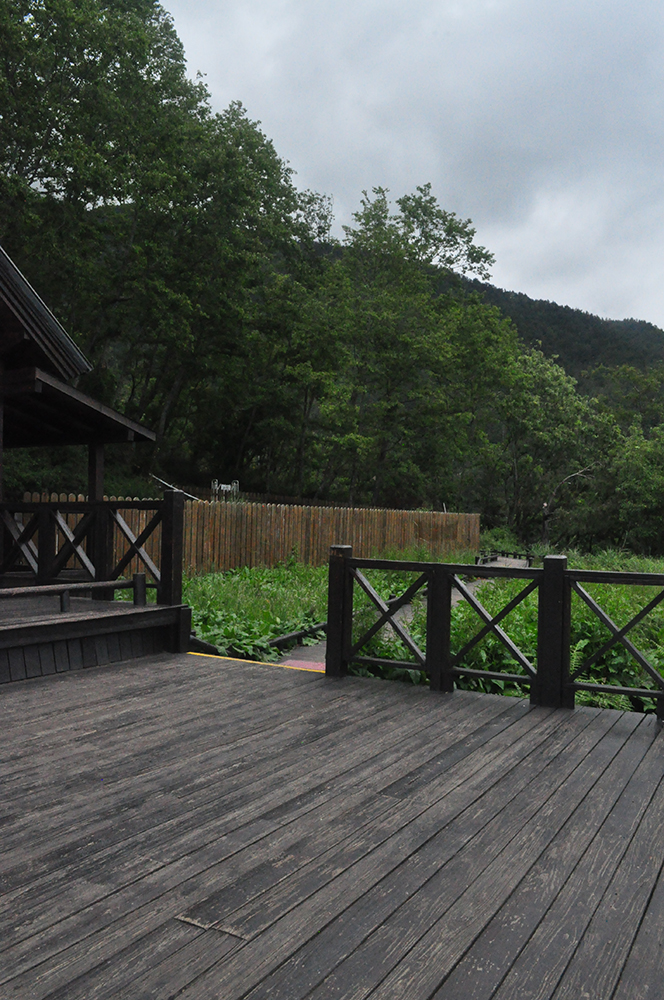
#> input picture 01.jpg, 664 x 1000 px
$ python ORB.py
#> lines starting #> are read from the running program, lines starting #| are printed output that depends on the picture; long printed decimals are rounded
import cv2
import numpy as np
import imutils
import math


def extract_features(image):
    # Convert image to grayscale
    gray = cv2.cvtColor(image, cv2.COLOR_BGR2GRAY)

    # Initialize ORB detector
    orb = cv2.ORB_create()

    # Find keypoints and descriptors in the image
    kp, des = orb.detectAndCompute(gray, None)
    return kp, des


def match_features(kp1, des1, kp2, des2):
    # Match features between the images
    bf = cv2.BFMatcher(cv2.NORM_HAMMING, crossCheck=True)
    matches = bf.match(des1, des2)
    matches = sorted(matches, key=lambda x: x.distance)

    # Select the top matches
    num_good_matches = int(len(matches) * 0.90)
    matches = matches[:num_good_matches]

    # Extract location of good matches
    points1 = np.zeros((len(matches), 2), dtype=np.float32)
    points2 = np.zeros((len(matches), 2), dtype=np.float32)

    for i, match in enumerate(matches):
        points1[i, :] = kp1[match.queryIdx].pt
        points2[i, :] = kp2[match.trainIdx].pt

    return points1, points2


def estimate_homography(points1, points2):
    # Find homography matrix
    H, mask = cv2.findHomography(points2, points1, cv2.RANSAC)

    return H


def warp_images(img1, img2, H):
    # Warp right image to align with left image
    height, width, channels = img1.shape
    img2_aligned = cv2.warpPerspective(img2, H, (width + img2.shape[1], height))
    img2_aligned[:height, :width, :] = img1

    return img2_aligned


def main():
    # Load left and right images
    img_left = cv2.imread('01.jpg')
#> img_left is the input picture: shape (1000, 664, 3); mean B, G, R 84.9, 90.6, 85.6
    img_right = cv2.imread('02.jpg')
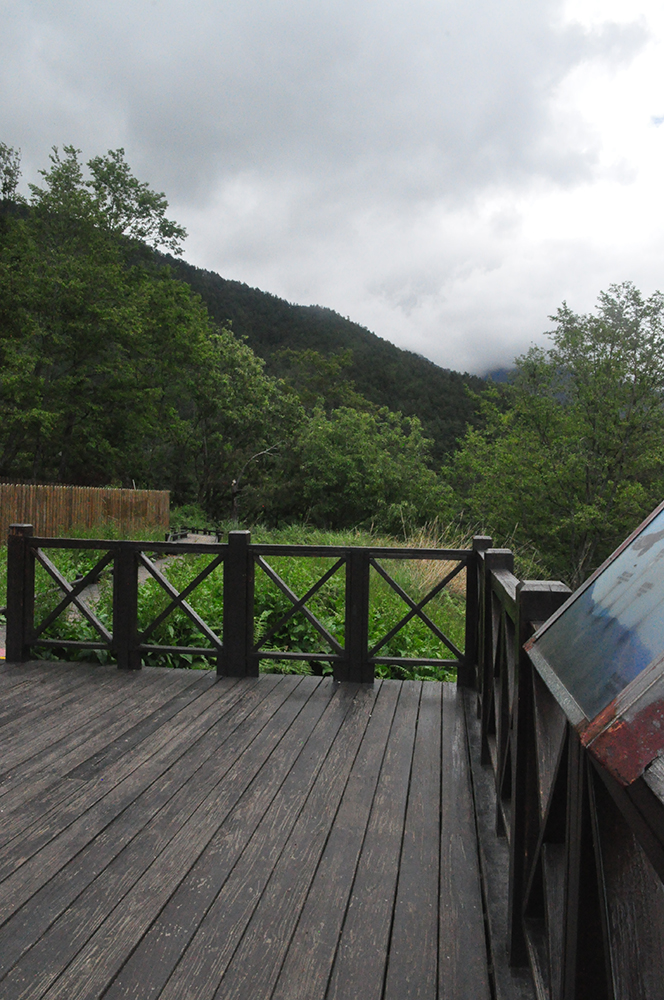
#> input picture 02.jpg, 664 x 1000 px
#> img_right is the input picture: shape (1000, 664, 3); mean B, G, R 105.5, 111.7, 108.1

    # Extract features from both images
    kp1, des1 = extract_features(img_left)
#> in extract_features, `kp, des = orb.detectAndCompute(gray, None)`: kp = 500 keypoints; strongest (x, y, size): (116, 64, 31), (118, 65, 31), (72, 64, 31), (91, 57, 31)
#> kp1 has the same summary as kp in extract_features
    kp2, des2 = extract_features(img_right)
#> in extract_features (call 2), `gray = cv2.cvtColor(image, cv2.COLOR_BGR2GRAY)`:
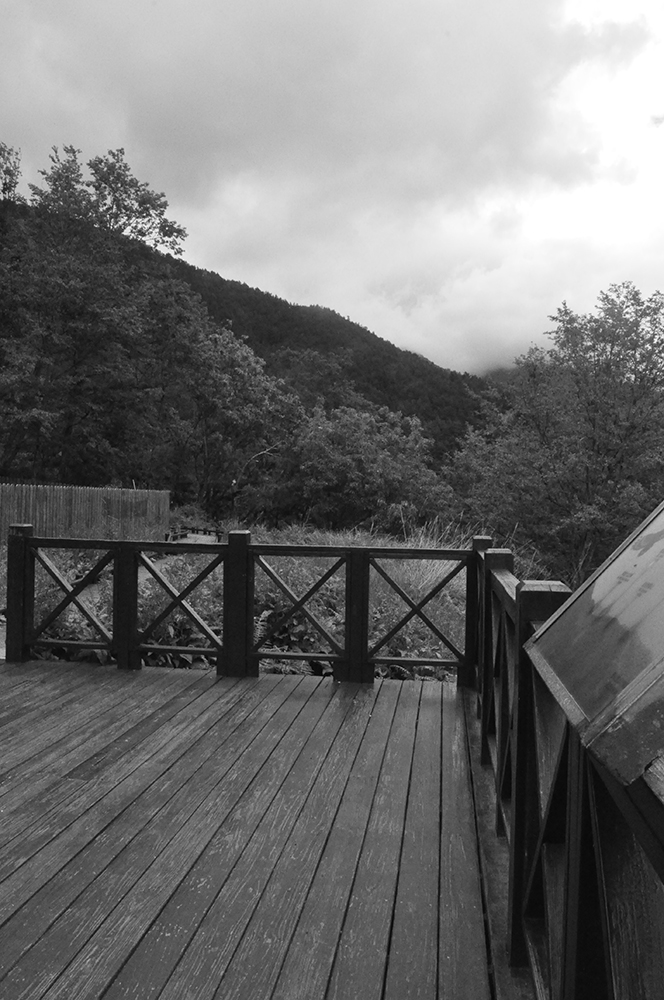
#> gray: shape (1000, 664); min 0, max 255, mean 110
#> in extract_features (call 2), `kp, des = orb.detectAndCompute(gray, None)`: kp = 500 keypoints; strongest (x, y, size): (164, 238, 31), (166, 241, 31), (157, 241, 31), (162, 243, 31)
#> kp2 has the same summary as kp in extract_features

    # Match features between the images
    points1, points2 = match_features(kp1, des1, kp2, des2)
#> in match_features, `matches = bf.match(des1, des2)`: matches = 212 matches
#> in match_features, `num_good_matches = int(len(matches) * 0.90)`: num_good_matches = 190
#> in match_features, `matches = matches[:num_good_matches]`: matches = 190 matches
#> in match_features, `points1 = np.zeros((len(matches), 2), dtype=np.float32)`: points1 = 190 pairs, first value 0 to 0, second value 0 to 0
#> after the loop in match_features, `for i, match in enumerate(matches):`: points1 = 190 pairs, first value 53.28 to 554.4, second value 56.4 to 671; points2 = 190 pairs, first value 31 to 627, second value 150 to 640.7

    # Estimate homography matrix
    H = estimate_homography(points1, points2)
#> in estimate_homography, `H, mask = cv2.findHomography(points2, points1, cv2.RANSAC)`: H = [[0.742, 0.00398, 315.9], [-0.176, 0.909, 58.16], [-0.000396, -2.16e-05, 1]]; mask = 190 values, max 1 at index 0, min 0 at index 52, mean 0.716

    # Warp right image to align with left image
    img_aligned = warp_images(img_left, img_right, H)
#> in warp_images, `img2_aligned[:height, :width, :] = img1`:
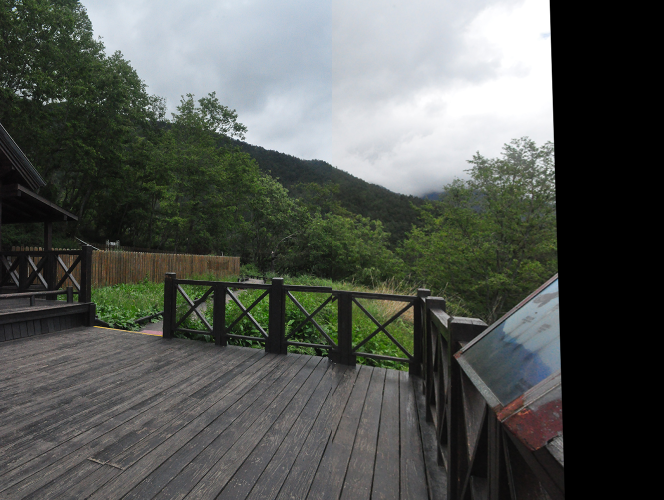
#> img2_aligned: shape (1000, 1328, 3) (shown at 1/2 size); mean B, G, R 83, 87.7, 83.9

    # Resize img_aligned to the same size as img_left
    img_aligned_resized = cv2.resize(img_aligned, (img_left.shape[1], img_left.shape[0]))
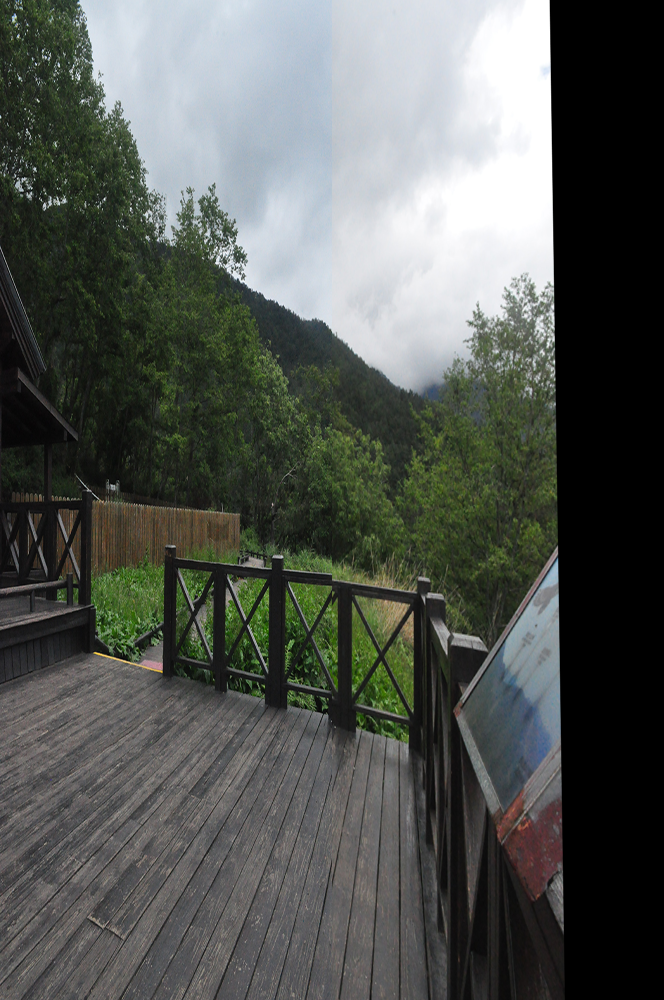
#> img_aligned_resized: shape (1000, 664, 3); mean B, G, R 83.2, 87.9, 84.1

    # Blend images
    stitcher = cv2.createStitcher() if imutils.is_cv3() else cv2.Stitcher_create()
    (status, stitched) = stitcher.stitch([img_left, img_right])
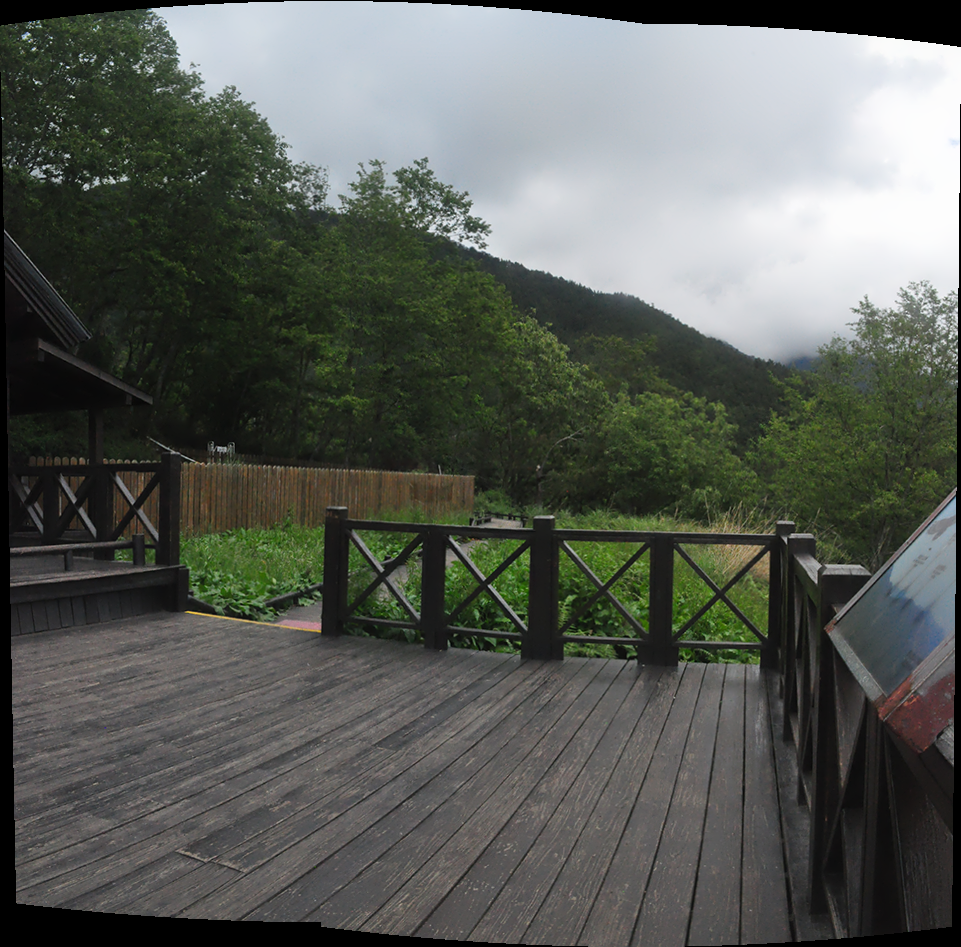
#> stitched: shape (947, 961, 3); mean B, G, R 87.6, 93.6, 89.8
#> status = 0

    # Show the result
    cv2.imshow("Stitched", stitched)
    cv2.waitKey(0)

    # Resize img_aligned to have the same size as stitched
    img_aligned = cv2.resize(img_aligned, (stitched.shape[1], stitched.shape[0]))
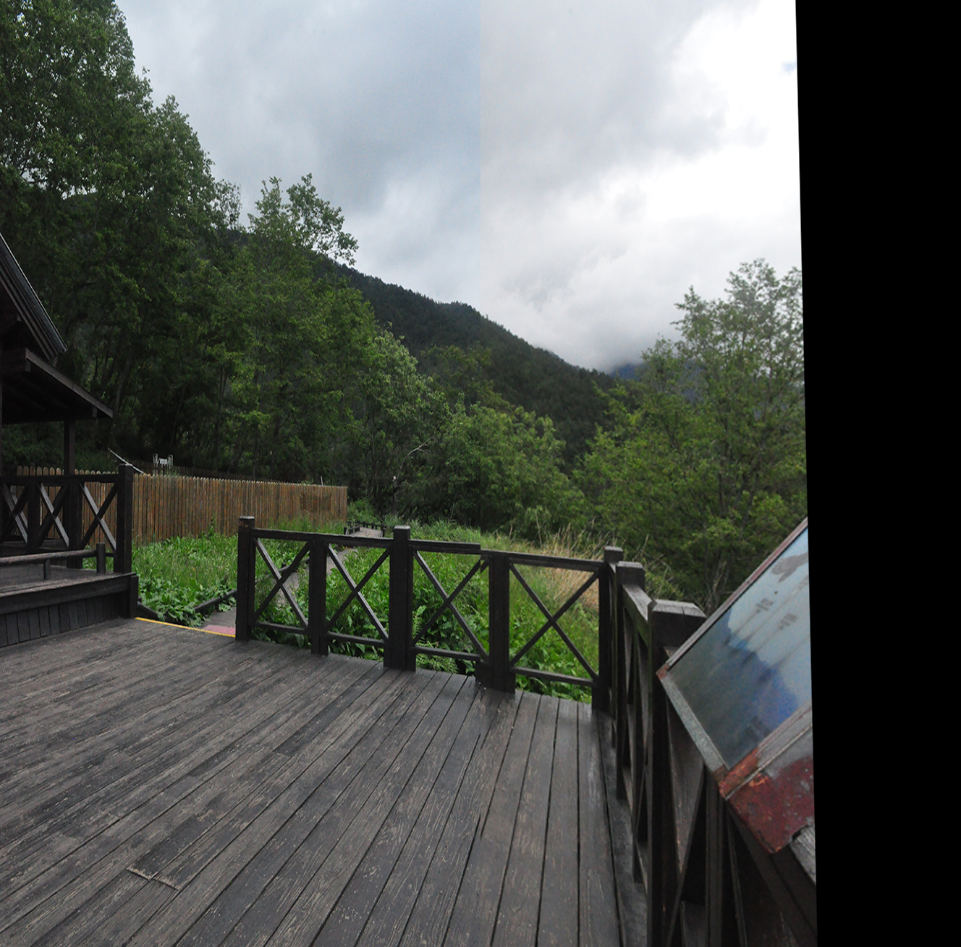
#> img_aligned: shape (947, 961, 3); mean B, G, R 82.9, 87.6, 83.8

    # Calculate MSE
    mse = np.mean((stitched - img_aligned)**2)
#> mse = 91.31
    print("MSE: ", mse)
#| MSE:  91.312

    # Calculate PSNR
    psnr = 10 * math.log10((255 ** 2) / mse)
#> psnr = 28.53
    print("PSNR: ", psnr)
#| PSNR:  28.526

if __name__ == '__main__':
    main()
